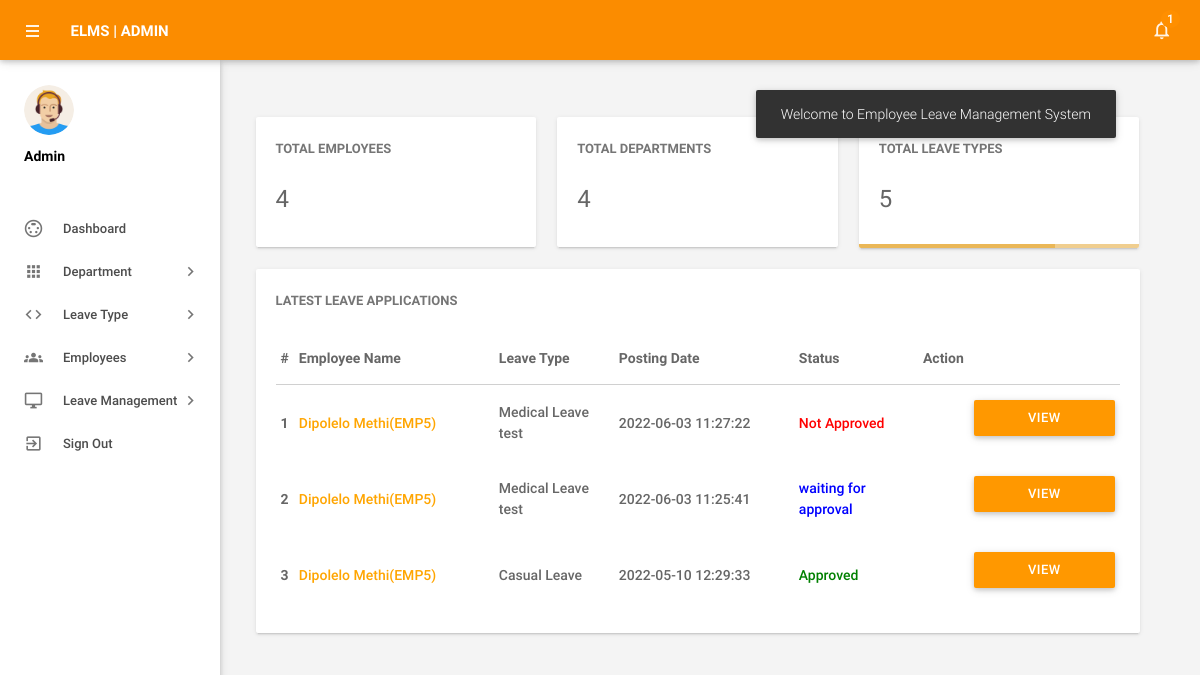
The page /admin/dashboard.php (signed in) on the database its author committed.
### tables this page shows
CREATE TABLE `leaves` (
  `id` int(11) NOT NULL,
  `LeaveType` varchar(110) NOT NULL,
  `ToDate` varchar(120) NOT NULL,
  `FromDate` varchar(120) NOT NULL,
  `Description` mediumtext NOT NULL,
  `PostingDate` timestamp NOT NULL DEFAULT current_timestamp(),
  `AdminRemark` mediumtext DEFAULT NULL,
  `AdminRemarkDate` varchar(120) DEFAULT NULL,
  `Status` int(1) NOT NULL,
  `IsRead` int(1) NOT NULL,
  `empid` int(11) DEFAULT NULL
);

CREATE TABLE `employees` (
  `id` int(11) NOT NULL,
  `EmpId` varchar(100) NOT NULL,
  `FirstName` varchar(150) NOT NULL,
  `LastName` varchar(150) NOT NULL,
  `EmailId` varchar(200) NOT NULL,
  `Password` varchar(180) NOT NULL,
  `Gender` varchar(100) NOT NULL,
  `Dob` varchar(100) NOT NULL,
  `Department` varchar(255) NOT NULL,
  `Address` varchar(255) NOT NULL,
  `City` varchar(200) NOT NULL,
  `Country` varchar(150) NOT NULL,
  `Phonenumber` char(11) NOT NULL,
  `Status` int(1) NOT NULL,
  `RegDate` timestamp NOT NULL DEFAULT current_timestamp(),
  `RoleID` int(11) NOT NULL
);

### admin/dashboard.php (the view, shortened to what this page needs)
<?php
include('includes/config.php');
if(strlen($_SESSION['alogin'])==0)
    {
header('location:index.php');
}
else{
?>
<!DOCTYPE html>
<html lang="en">
    <head>
        <link type="text/css" rel="stylesheet" href="../assets/plugins/materialize/css/materialize.min.css"/>
        <link href="../assets/plugins/metrojs/MetroJs.min.css" rel="stylesheet">
        <link href="../assets/plugins/weather-icons-master/css/weather-icons.min.css" rel="stylesheet">
        <link href="../assets/css/alpha.min.css" rel="stylesheet" type="text/css"/>
        <link href="../assets/css/custom.css" rel="stylesheet" type="text/css"/>
    </head>
    <body>
           <?php include('includes/header.php');?>
       <?php include('includes/sidebar.php');?>
            <main class="mn-inner">
                <div class="middle-content">
                    <div class="row no-m-t no-m-b">
                    <div class="col s12 m12 l4">
                        <div class="card stats-card">
                            <div class="card-content">
                                <span class="card-title">Total Employees</span>
                                <span class="stats-counter">
<?php
$sql = "SELECT id from employees";
$query = $dbh -> prepare($sql);
$query->execute();
$empcount=$query->rowCount();
?>
                                    <span class="counter"><?php echo htmlentities($empcount);?></span></span>
                            </div>
                            <div id="sparkline-bar"></div>
                        </div>
                    </div>
                        <div class="col s12 m12 l4">
                        <div class="card stats-card">
                            <div class="card-content">
                                <span class="card-title">Total Departments</span>
    <?php
$sql = "SELECT id from departments";
$query = $dbh -> prepare($sql);
$query->execute();
$dptcount=$query->rowCount();
?>
                                <span class="stats-counter"><span class="counter"><?php echo htmlentities($dptcount);?></span></span>
                            </div>
                            <div id="sparkline-line"></div>
                        </div>
                    </div>
                    <div class="col s12 m12 l4">
                        <div class="card stats-card">
                            <div class="card-content">
                                <span class="card-title">Total Leave Types</span>
                                    <?php
$sql = "SELECT id from  leavetype";
$query = $dbh -> prepare($sql);
$query->execute();
$leavtypcount=$query->rowCount();
?>
                                <span class="stats-counter"><span class="counter"><?php echo htmlentities($leavtypcount);?></span></span>
                            </div>
                            <div class="progress stats-card-progress">
                                <div class="determinate" style="width: 70%"></div>
                            </div>
                        </div>
                    </div>
                </div>
                    <div class="row no-m-t no-m-b">
                        <div class="col s12 m12 l12">
                            <div class="card invoices-card">
                                <div class="card-content">
                                    <span class="card-title">Latest Leave Applications</span>
                             <table id="example" class="display responsive-table ">
                                    <thead>
                                        <tr>
                                            <th>#</th>
                                            <th width="200">Employee Name</th>
                                            <th width="120">Leave Type</th>
                                             <th width="180">Posting Date</th>
                                            <th>Status</th>
                                            <th align="center">Action</th>
                                        </tr>
                                    </thead>
                                    <tbody>
<?php $sql = "SELECT leaves.id as lid,employees.FirstName,employees.LastName,employees.EmpId,employees.id,leaves.LeaveType,leaves.PostingDate,leaves.Status from leaves join employees on leaves.empid=employees.id order by lid desc limit 6";
$query = $dbh -> prepare($sql);
$query->execute();
$results=$query->fetchAll(PDO::FETCH_OBJ);
$cnt=1;
if($query->rowCount() > 0)
{
foreach($results as $result)
{
      ?>
                                        <tr>
                                            <td> <b><?php echo htmlentities($cnt);?></b></td>
                                              <td><a href="editemployee.php?empid=<?php echo htmlentities($result->id);?>" target="_blank"><?php echo htmlentities($result->FirstName." ".$result->LastName);?>(<?php echo htmlentities($result->EmpId);?>)</a></td>
                                            <td><?php echo htmlentities($result->LeaveType);?></td>
                                            <td><?php echo htmlentities($result->PostingDate);?></td>
                                                                       <td><?php $stats=$result->Status;
if($stats==1){
                                             ?>
                                                 <span style="color: green">Approved</span>
                                                 <?php } if($stats==2)  { ?>
                                                <span style="color: red">Not Approved</span>
                                                 <?php } if($stats==0)  { ?>
 <span style="color: blue">waiting for approval</span>
 <?php } ?>
                                             </td>
          <td>
           <td><a href="leave-details.php?leaveid=<?php echo htmlentities($result->lid);?>" class="waves-effect waves-light btn orange m-b-xs"  > View Details</a></td>
                                    </tr>
                                         <?php $cnt++;} }?>
                                    </tbody>
                                </table>
                                </div>
                            </div>
                        </div>
                    </div>
                </div>
            </main>
        </div>
    </body>
</html>
<?php } ?>

### rows shown on the page
leaves: employees.FirstName+LastName "Dipolelo Methi", employees.EmpId "EMP5", LeaveType "Medical Leave test", PostingDate "2022-06-03 11:27:22", Status "Not Approved"
leaves: employees.FirstName+LastName "Dipolelo Methi", employees.EmpId "EMP5", LeaveType "Medical Leave test", PostingDate "2022-06-03 11:25:41", Status "waiting for approval"
leaves: employees.FirstName+LastName "Dipolelo Methi", employees.EmpId "EMP5", LeaveType "Casual Leave", PostingDate "2022-05-10 12:29:33", Status "Approved"

### other values the page prints
$unreadcount "1"
$empcount "4"
$dptcount "4"
$leavtypcount "5"
